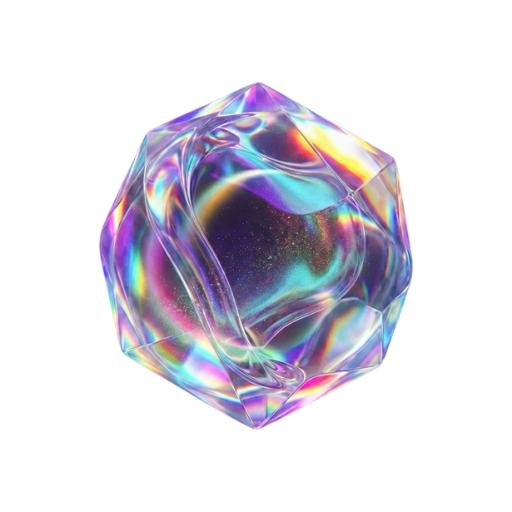
#> input picture trans.png, 512 x 512 px, found by its file name
$ python process_icons_final.py
#> lines starting #> are read from the running program, lines starting #| are printed output that depends on the picture
import os
import shutil
from PIL import Image

# Directories
ARTIFACT_DIR = r"C:\Users\User\.gemini\antigravity\brain\9a9a2671-857f-46e4-a87a-5bb72967dd6d"
PUBLIC_DIR = r"C:\Users\User\Desktop\magicstoneapp\public"

# Artifact Mappings (Based on recent analysis)
# Transparent Source (Web)
ARTIFACT_TRANS = os.path.join(ARTIFACT_DIR, "media__1770458619443.png")
# Black Source (Mobile)
ARTIFACT_BLACK = os.path.join(ARTIFACT_DIR, "media__1770458626885.png")

# Target Sources in Public
TARGET_TRANS = os.path.join(PUBLIC_DIR, "trans.png")
TARGET_BLACK = os.path.join(PUBLIC_DIR, "black.png")

def ensure_sources():
    # Ensure trans.png exists
    if not os.path.exists(TARGET_TRANS):
        if os.path.exists(ARTIFACT_TRANS):
            print(f"Copying {ARTIFACT_TRANS} to {TARGET_TRANS}")
            shutil.copy(ARTIFACT_TRANS, TARGET_TRANS)
        else:
            print(f"Error: Artifact {ARTIFACT_TRANS} not found!")
            return False

    # Ensure black.png exists
    if not os.path.exists(TARGET_BLACK):
        if os.path.exists(ARTIFACT_BLACK):
            print(f"Copying {ARTIFACT_BLACK} to {TARGET_BLACK}")
            shutil.copy(ARTIFACT_BLACK, TARGET_BLACK)
        else:
            print(f"Error: Artifact {ARTIFACT_BLACK} not found!")
            return False
    return True

def process():
    if not ensure_sources():
        return

    print("--- WEB ICONS (from trans.png) ---")
    img_trans = Image.open(TARGET_TRANS).convert("RGBA")
#> img_trans is the input picture: PIL image 512x512 RGBA; mean R, G, B, A 44.4, 41.9, 51, 77

    # 1. favicon.ico (32x32)
    img_trans.save(os.path.join(PUBLIC_DIR, "favicon.ico"), format='ICO', sizes=[(32,32)])
    print("Saved favicon.ico")

    # 2. icon.png (192x192)
    img_trans.resize((192, 192), Image.Resampling.LANCZOS).save(os.path.join(PUBLIC_DIR, "icon.png"), "PNG")
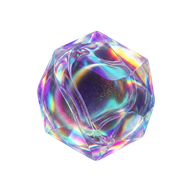
#> saved as icon.png: PIL image 192x192 RGBA; mean R, G, B, A 46.6, 44, 53.6, 77; transparent parts drawn white
    print("Saved icon.png")

    # icon-32x32.png for completeness
    img_trans.resize((32, 32), Image.Resampling.LANCZOS).save(os.path.join(PUBLIC_DIR, "icon-32x32.png"), "PNG")
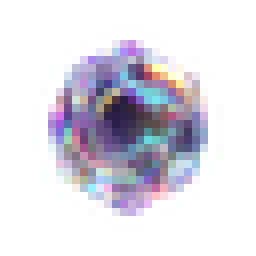
#> saved as icon-32x32.png: PIL image 32x32 RGBA (shown 8 times larger); mean R, G, B, A 62.7, 59.9, 72.9, 77.1; transparent parts drawn white


    print("--- MOBILE ICONS (from black.png) ---")
    img_black = Image.open(TARGET_BLACK).convert("RGB")
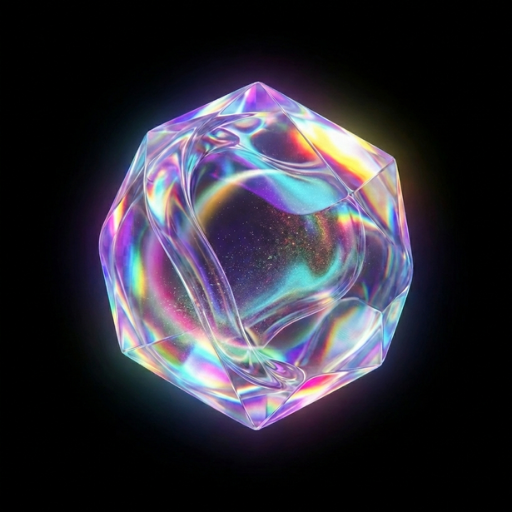
#> input picture black.png, 512 x 512 px, found by its file name
#> img_black is the input picture: PIL image 512x512 RGB; mean R, G, B 48.6, 45.9, 57

    # 3. apple-touch-icon.png (180x180)
    img_black.resize((180, 180), Image.Resampling.LANCZOS).save(os.path.join(PUBLIC_DIR, "apple-touch-icon.png"), "PNG")
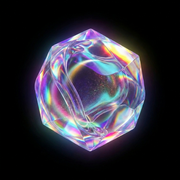
#> saved as apple-touch-icon.png: PIL image 180x180 RGB; mean R, G, B 48.6, 45.9, 57
    print("Saved apple-touch-icon.png")

    # 4. android-chrome-192x192.png
    img_black.resize((192, 192), Image.Resampling.LANCZOS).save(os.path.join(PUBLIC_DIR, "android-chrome-192x192.png"), "PNG")
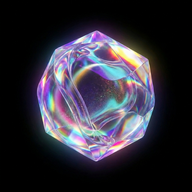
#> saved as android-chrome-192x192.png: PIL image 192x192 RGB; mean R, G, B 48.6, 45.9, 57
    print("Saved android-chrome-192x192.png")

    # 5. android-chrome-512x512.png
    img_black.resize((512, 512), Image.Resampling.LANCZOS).save(os.path.join(PUBLIC_DIR, "android-chrome-512x512.png"), "PNG")
    print("Saved android-chrome-512x512.png")

    print("Explicit Mapping Completed.")

if __name__ == "__main__":
    process()
